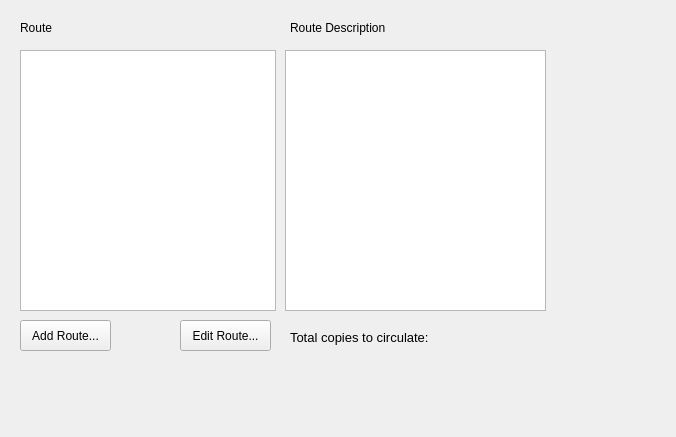
<?xml version="1.0" encoding="UTF-8"?>
<ui version="4.0">
 <class>circulationWidget</class>
 <widget class="QWidget" name="circulationWidget">
  <property name="geometry">
   <rect>
    <x>0</x>
    <y>0</y>
    <width>676</width>
    <height>437</height>
   </rect>
  </property>
  <property name="windowTitle">
   <string>Form</string>
  </property>
  <widget class="QLabel" name="label">
   <property name="geometry">
    <rect>
     <x>20</x>
     <y>20</y>
     <width>141</width>
     <height>16</height>
    </rect>
   </property>
   <property name="text">
    <string>Route</string>
   </property>
  </widget>
  <widget class="QLabel" name="label_2">
   <property name="geometry">
    <rect>
     <x>290</x>
     <y>20</y>
     <width>161</width>
     <height>16</height>
    </rect>
   </property>
   <property name="text">
    <string>Route Description</string>
   </property>
  </widget>
  <widget class="QListWidget" name="routeSelectorWidget">
   <property name="geometry">
    <rect>
     <x>20</x>
     <y>50</y>
     <width>256</width>
     <height>261</height>
    </rect>
   </property>
  </widget>
  <widget class="QListWidget" name="routeDisplayWidget">
   <property name="geometry">
    <rect>
     <x>285</x>
     <y>50</y>
     <width>261</width>
     <height>261</height>
    </rect>
   </property>
  </widget>
  <widget class="QPushButton" name="editRouteButton">
   <property name="geometry">
    <rect>
     <x>180</x>
     <y>320</y>
     <width>91</width>
     <height>31</height>
    </rect>
   </property>
   <property name="text">
    <string>Edit Route...</string>
   </property>
  </widget>
  <widget class="QPushButton" name="addRouteButton">
   <property name="geometry">
    <rect>
     <x>20</x>
     <y>320</y>
     <width>91</width>
     <height>31</height>
    </rect>
   </property>
   <property name="text">
    <string>Add Route...</string>
   </property>
  </widget>
  <widget class="QLabel" name="total">
   <property name="geometry">
    <rect>
     <x>290</x>
     <y>330</y>
     <width>451</width>
     <height>16</height>
    </rect>
   </property>
   <property name="text">
    <string>&lt;html&gt;&lt;head/&gt;&lt;body&gt;&lt;p&gt;&lt;span style=&quot; font-size:10pt;&quot;&gt;Total copies to circulate: &lt;/span&gt;&lt;/p&gt;&lt;/body&gt;&lt;/html&gt;</string>
   </property>
  </widget>
 </widget>
 <resources/>
 <connections/>
</ui>
